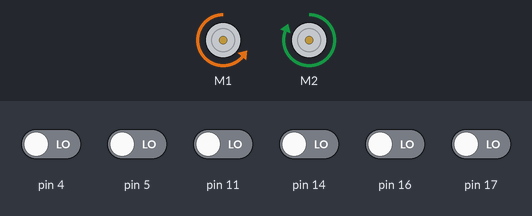
The sketch below on a simulated Arduino Uno, built with avr-gcc and run on an emulated ATmega328P. Parts: 2 × DC motor (green arrow = forward, orange = backward, longer = faster). Inputs (shaded band) come from the test bench; at power-on: pin 4, pin 5, pin 11, pin 14, pin 16, pin 17 LOW.

Above: at 6.2 s.
6.3 s: pin 5 driven HIGH
At 7.0 s:
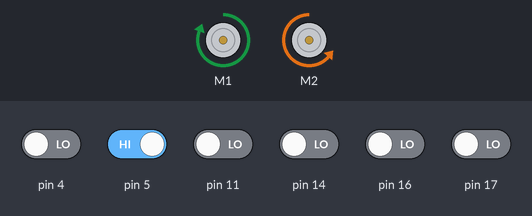
7.8 s: pin 4 driven HIGH
At 8.3 s:
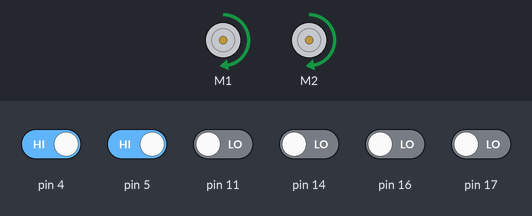
9.3 s: pin 11 driven HIGH
At 10.5 s:
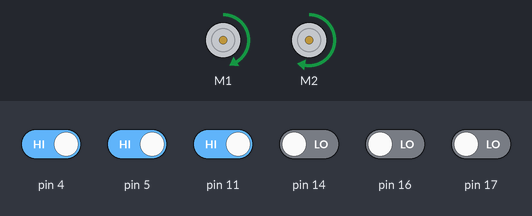
10.8 s: pin 16 driven HIGH
At 11.9 s:
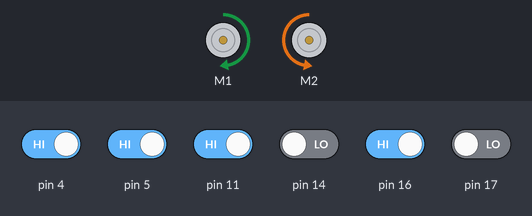
12.3 s: pin 5 driven LOW
At 13.0 s:
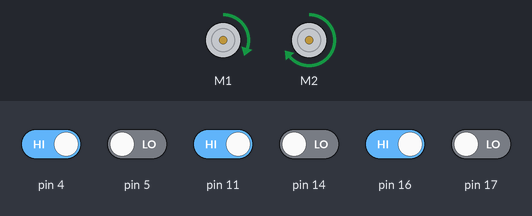
13.8 s: pin 14 driven HIGH
At 15.2 s:
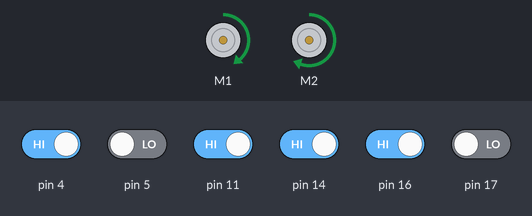
Timing chart, 0 to 16.3 s (numbered marks = the images above; inputs shaded):
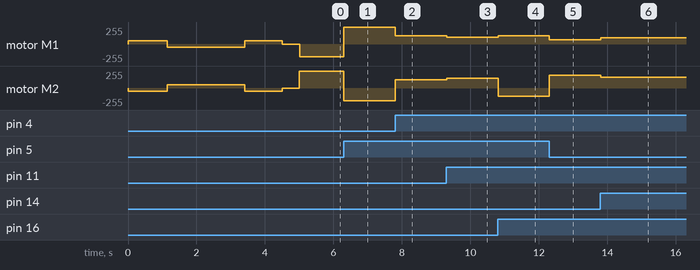

The sketch:

square_solver_reactive.ino
```cpp
#include <Wire.h>
#include <ZumoShield.h>

ZumoMotors motors;
ZumoReflectanceSensorArray linesensors(QTR_NO_EMITTER_PIN);

void setup() {
  int i;
  int spin_direction = 1;
  motors.setSpeeds(80*spin_direction, -80*spin_direction);
  for(i = 0; i<100; i++){
    linesensors.calibrate();
    if(i%50 == 25){ // every 50 loops, starting on loop 25...
      spin_direction = -spin_direction;
      motors.setSpeeds(80*spin_direction, -80*spin_direction);
    }
    delay(20);
  }
  motors.setSpeeds(0,0);
  delay(500);
}

unsigned int sensor_vals[6];
int THRESHOLD = 600;
int BASE_SPEED = 200;
int line_position;

void loop() {
  line_position = linesensors.readLine(sensor_vals);

  if(sensor_vals[0] > THRESHOLD && sensor_vals[1] > THRESHOLD){
    turn_left();
  } else if(sensor_vals[4] > THRESHOLD && sensor_vals[5] > THRESHOLD){
    turn_right();
  } else {
    follow_line();
  }
}

void turn_left() {
  motors.setSpeeds(-BASE_SPEED, BASE_SPEED);
  linesensors.read(sensor_vals);
  while(sensor_vals[0] > THRESHOLD && sensor_vals[1] > THRESHOLD){
      linesensors.read(sensor_vals);
  }
}

void turn_right() {
  motors.setSpeeds(BASE_SPEED, -BASE_SPEED);
  linesensors.read(sensor_vals);
  while(sensor_vals[4] > THRESHOLD && sensor_vals[5] > THRESHOLD){
      linesensors.read(sensor_vals);
  }
}


double PROPORTION_GAIN = 0.2;
double DERIVATIVE_GAIN = 3;
int last_error = 0;
void follow_line(){
  // follow line
  int error = line_position - 2500;
  int error_change = error - last_error;
  int left_speed = BASE_SPEED + PROPORTION_GAIN * error + DERIVATIVE_GAIN * error_change;
  int right_speed = BASE_SPEED + -PROPORTION_GAIN * error + -DERIVATIVE_GAIN * error_change;
  last_error = error;

  // set speed
  motors.setSpeeds(left_speed, right_speed);
}
```

Measured:
- after the input at 6.3 s, motor M1: backward 191/255 → forward 255/255 at once; motor M2: forward 255/255 → backward 191/255 at once
- after the input at 7.8 s, motor M1: forward 255/255 → forward 127/255 at once; motor M2: backward 191/255 → forward 127/255 at once
- after the input at 9.3 s, motor M1: forward 127/255 → forward 105/255 at once; motor M2: forward 127/255 → forward 148/255 at once
- after the input at 10.8 s, motor M1: forward 105/255 → forward 127/255 at once; motor M2: forward 148/255 → backward 127/255 at once
- after the input at 12.3 s, motor M1: forward 127/255 → forward 63/255 at once; motor M2: backward 127/255 → forward 191/255 at once
- after the input at 13.8 s, motor M1: forward 63/255 → forward 95/255 at once; motor M2: forward 191/255 → forward 159/255 at once
